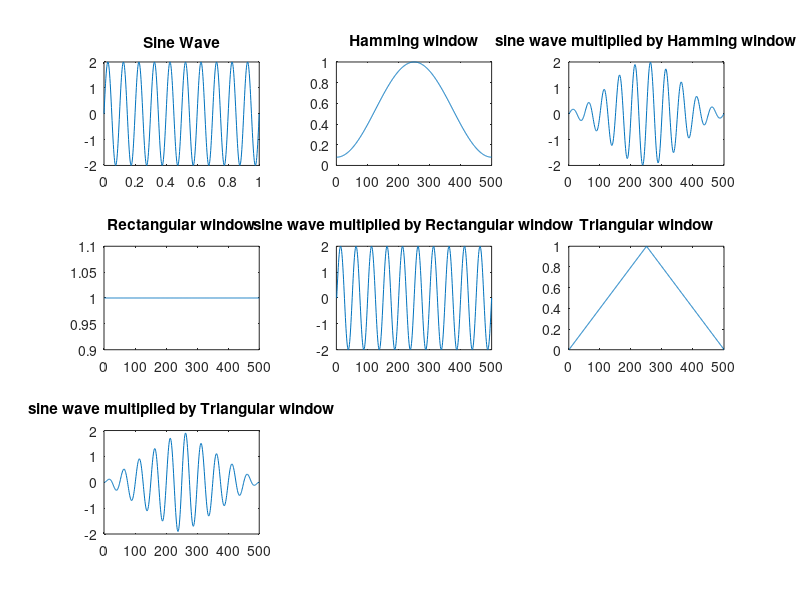

Recreate this plot in MATLAB.
% x(t) = 2 sin 2*pi*1000t
% w(n)  Haming Window
% Rect(n) = Rectangular window
% Triang(n) = Triangular window
%% sin wave
A = 2;
f = 5000;
t = linspace(0,1,500);
y = A*sin(2*pi*f*t);
 
%figure(1);
subplot(3, 3, 1)
plot(t, y)
title('Sine Wave')
 
%%% Hamming window
N = 500;
hm = 0.54 - 0.46*cos(2*pi*(0:N-1)'/(N-1));
%hm = hamming(N+1);
 
%figure(2);
subplot(3, 3, 2)
plot(hm)
title('Hamming window')
 
wx = y.*hm';
subplot(3, 3, 3)
plot(wx)
title('sine wave multiplied by Hamming window')
 
%%% Rectangular Window
N = 500;
% rw = rectwin(N);
rw = ones(N, 1);
subplot(3, 3, 4)
plot(rw);
title('Rectangular window');
 
rwx = y.*rw';
subplot(3, 3, 5)
plot(rwx)
title('sine wave multiplied by Rectangular window')
 
%%% Triangluar Window
N = 500;
tw = triang(N);
    
subplot(3, 3, 6)
plot(tw);
title('Triangular window');
 
twx = y.*tw';
subplot(3, 3, 7)
plot(twx)
title('sine wave multiplied by Triangular window')